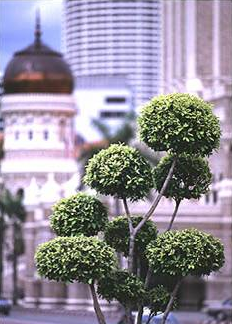
%> input picture ifm/sourceimages/colourset/tree_3.bmp, 232 x 324 px; its folder holds 2 pictures in this run
$ octave Demo.m   (GNU Octave 9; MATLAB toolbox functions it lacks are replaced by stand-ins)
%> lines starting %> are read from the running program, lines starting %| are printed output that depends on the picture; in (x1, y1, x2, y2) boxes, pixels count from 0 and x2, y2 are one past the last pixel; in counts of white or black regions, pixels touching at a corner belong together; the program's own positions count from 1
### ifm/load_images.m
% This procedure loads a sequence of images
%
% Arguments:
%   'path', refers to a directory which contains a sequence of images
%   'reduce' is an optional parameter that controls downsampling, e.g., reduce = .5
%   downsamples all images by a factor of 2.
%
% tom.mertens@gmail.com, August 2007
%

function I = load_images(path, reduce)
%> called with path = '.\sourceimages\colourset', reduce = 1

if ~exist('reduce')
    reduce = 1;
end

if (reduce > 1 || reduce <= 0)
    error('reduce must fulfill: 0 < reduce <= 1');
end

% find all JPEG or PPM files in directory
files = dir([path '/*.tif']);
N = length(files);
if (N == 0)
    files = dir([path '/*.jpg']);
    N = length(files);
    if (N == 0)
    files = dir([path '/*.gif']);
    N = length(files);
    if (N == 0)
    files = dir([path '/*.bmp']);
    N = length(files);
    if (N == 0)
    files = dir([path '/*.png']);
    N = length(files);
    if (N == 0)
    error('no files found');
    end
          end
         end
    end
end

% allocate memory
sz = size(imread([path '/' files(1).name]));
%> sz = [324 232 3]
r = floor(sz(1)*reduce);
%> r = 324
c = floor(sz(2)*reduce);
%> c = 232
if length(sz)==3
    I=zeros(r,c,3,N);
else
I = zeros(r,c,N);
end
% read all files
for i = 1:N

    % load image
    filename = [path '/' files(i).name];
    im = imread(filename);
%> im is the input picture: size 324x232x3 uint8; mean R, G, B 146.1, 140.8, 152.9
    if (size(im,1) ~= sz(1) || size(im,2) ~= sz(2))
        error('images must all have the same size');
    end

    % optional downsampling step
    if (reduce < 1)
    im = imresize(im,[r c],'bicubic');
    end
    if size(im,3)==3
    I(:,:,:,i) =im;
    else
    I(:,:,i) = im;
    end
    I=uint8(I);
end

### ifm/IFM.m
function [ F ] = IFM(I)
if size(I,3)==3
G=rgb2gray_n(I);
else
G=I;
end
% morphological filtering
D= MorF(G);
% trimap generation
T= TriG(D);
% alpha estimation (here the closed form matting method is used for the
% MATLAB implementation of the proposed method), the matting method actually
% has a little influence to the fusion performance
Alpha=AlpE(I,T);
F=AlpF(I,Alpha);

function [G] = rgb2gray_n( I )
N=size(I,4);
%> N = 2
for i=1:N
    G(:,:,i)=rgb2gray(I(:,:,:,i));
end
function [D] = MorF( I )
B=strel('disk',2);
N = size(I,3);
D = zeros(size(I,1),size(I,2),N); % Assign memory
for i = 1:N
    db=I(:,:,i)-imopen(I(:,:,i),B);
    dd=imclose(I(:,:,i),B)-I(:,:,i);
    D(:,:,i) = max(db,dd);
end
D=uint8(D);
function [T] = TriG(D)
[w h N]=size(D);
%> w = 324; h = 232
for i=1:N
   r=zeros(w,h);
   ED=D;
   ED(:,:,i)=[];
   [max_D]=max(ED,[],3);
   r(find(D(:,:,i)>max_D))=1;
   r=medfilt2(r,[8 8]);
   r=bwmorph(r,'skel',5);
   r=medfilt2(r,[8 8]);
   Enumber=[1:N];
   Enumber(Enumber==i)=[];
   Minu_D=D(:,:,i)-max(D(:,:,Enumber),[],3);
   r(Minu_D>127)=1;
   R(:,:,i)=r;
end
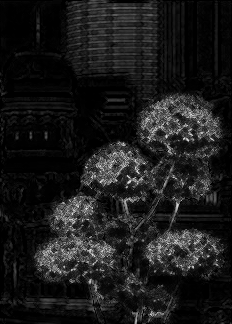
%> ED: size 324x232 uint8; min 0, max 234, mean 26.3
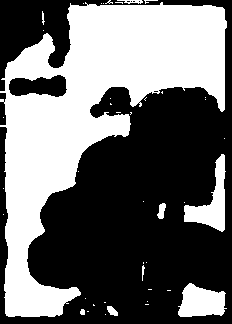
%> r: size 324x232 logical; 42.5% white; 42 white regions (32 under 20 px), largest, box (x1, y1, x2, y2) and area: (0, 2, 227, 317) 29049, (184, 154, 226, 232) 1310, (178, 283, 227, 317) 1194

for j=1:N-1
    t=0.5.*ones(w,h);
    ER=R;
    ER(:,:,j)=[];
   [max_R]=max(ER,[],3);
   t(find(R(:,:,j)==1&max_R==0))=1;
   t(find(R(:,:,j)==0&max_R==1))=0;
   T(:,:,j)=t;
end
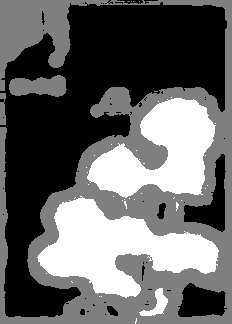
%> T: size 324x232 double; min 0, max 1, mean 0.398
function [Alpha] = AlpE( I,T )
[r c N] = size(T);
%> r = 324; c = 232; N = 1
I=double(I)/255;
%%%parameters of the matting method
if (~exist('thr_alpha','var'))
  thr_alpha=[];
end
if (~exist('epsilon','var'))
  epsilon=[];
end
if (~exist('win_size','var'))
  win_size=[];
end

if (~exist('levels_num','var'))

    if r*c>768*768
    levels_num=4;
    elseif r*c>512*512
    levels_num=3;
    elseif r*c>256*256
        levels_num=2;
    else
        levels_num=1;
    end
end
if (~exist('active_levels_num','var'))
  active_levels_num=1;
end
%%%%
for i=1:N
    cM=zeros(r,c);
    cM(T(:,:,i)~=0.5)=1;
    cV=zeros(r,c);
    cV(T(:,:,i)==1)=1;
    if size(I,4)>1
    Alpha(:,:,i)=solveAlphaC2F(I(:,:,:,i),cM,cV,levels_num, ...
                    active_levels_num,thr_alpha,epsilon,win_size);
    else
    Alpha(:,:,i)=solveAlphaC2F(I(:,:,i),cM,cV,levels_num, ...
                    active_levels_num,thr_alpha,epsilon,win_size);
    end
end
%> this loop made 1 pass
%> pass 1, in downSmpIm (call 3), `I=I(filtS+1:2:end-filtS,filtS+1:2:end-filtS,:,:);`:
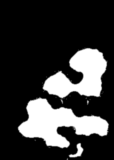
%> I: size 160x114 double; min 0, max 1, mean 0.227
%> after the loop:
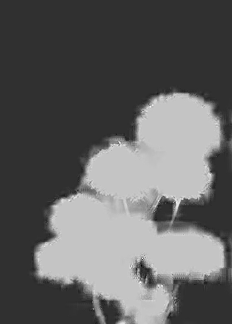
%> Alpha: size 324x232 double; min -0.326, max 1.39, mean 0.336; drawn with min black and max white
%> after the loop:
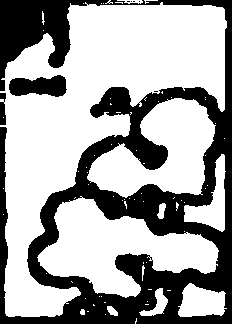
%> cM: size 324x232 double; values 0 (black) and 1 (white), 64.6% white; 8 black regions (5 under 20 px), largest, box (x1, y1, x2, y2) and area: (0, 0, 232, 324) 25519, (9, 75, 67, 97) 944, (0, 93, 6, 125) 161
%> after the loop: cV: size 324x232 double; values 0 (black) and 1 (white), 22.1% white; 33 white regions (30 under 20 px), largest, box (x1, y1, x2, y2) and area: (37, 196, 219, 298) 9100, (87, 98, 216, 198) 7091, (139, 288, 168, 316) 319
function [F] = AlpF(I,Alpha)
N=size(Alpha,3);
Alp=Alpha;
Alp(:,:,N+1)=1-double(uint8(sum(Alpha,3)*255))/255;
I=double(I)/255;
for i=1:N+1
    if size(I,4)>1
        F(:,:,:,i)=I(:,:,:,i).*repmat(Alp(:,:,i),[1 1 3]);
    else
        F(:,:,i)=I(:,:,i).*Alp(:,:,i);
    end
end
if size (I,4)>1
F=uint8(sum(F,4)*255);
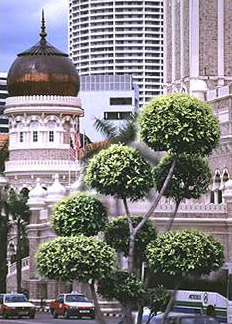
%> F: size 324x232x3 uint8; mean R, G, B 132.3, 129.5, 131.5
else
F=uint8(sum(F,3)*255);
end

### ifm/mattingtoolbox/solveAlphaC2F.m
function alpha=solveAlphaC2F(I,consts_map,consts_vals,levels_num,active_levels_num,varargin);


  if (length(varargin)>0)
    if (~isempty(varargin{1}))
      thr_alpha=varargin{1};
    end
  end

  if (~exist('thr_alpha','var'))
    thr_alpha=0.02;
  end
  erode_mask_w=1;
  active_levels_num=max(active_levels_num,1);
  if (levels_num>1)
    sI=downSmpIm(I,2);
    s_consts_map=round(downSmpIm(double(consts_map),2));
    s_consts_vals=round(downSmpIm(double(consts_vals),2));
    s_alpha=solveAlphaC2F(sI,s_consts_map,s_consts_vals,levels_num-1,...
                          min(levels_num-1,active_levels_num),varargin{:});
    alpha=upSampleAlphaUsingImg(s_alpha,sI,I,varargin{2:end});
    talpha=alpha.*(1-consts_map)+consts_vals;
    consts_map=min(consts_map+imerode((alpha>=(1-thr_alpha)),ones(erode_mask_w*2+1))+imerode((alpha<=(thr_alpha)),ones(erode_mask_w*2+1)),1);
    consts_vals=round(talpha).*consts_map;
    %figure, imshow([consts_map,alpha])
  end
  if (active_levels_num>=levels_num)
    alpha=solveAlpha(I,consts_map,consts_vals,varargin{2:end});
  end


### ifm/mattingtoolbox/downSmpIm.m
function I=downSmpIm(I,filtS)

if(~exist('filtS','var'))
  filtS=1;
end
if (filtS==2)
  filt=[1,4,6,4,1]/16;
end
if (filtS==1)
  filt=[1,2,1]/4;
end

for i=1:size(I,3)
  for j=1:size(I,4)
    I(:,:,i,j)=conv2(filt,filt',I(:,:,i,j),'same');
  end
end

I=I(filtS+1:2:end-filtS,filtS+1:2:end-filtS,:,:);

### ifm/mattingtoolbox/solveAlpha.m
function alpha=solveAlpha(I,consts_map,consts_vals,varargin)

  [h,w,c]=size(I);
  img_size=w*h;

  A=getLaplacian1(I,consts_map,varargin{:});

  D=spdiags(consts_map(:),0,img_size,img_size);
  lambda=100;
  x=(A+lambda*D)\(lambda*consts_map(:).*consts_vals(:));


  alpha=max(min(reshape(x,h,w),1),0);

### ifm/mattingtoolbox/getLaplacian1.m
function [A,A1]=getLaplacian1(I,consts,epsilon,win_size)

  if (~exist('epsilon','var'))
    epsilon=0.0000001;
  end
  if (isempty(epsilon))
    epsilon=0.0000001;
  end
  if (~exist('win_size','var'))
    win_size=1;
  end
  if (isempty(win_size))
    win_size=1;
  end

  neb_size=(win_size*2+1)^2;
  [h,w,c]=size(I);
  n=h; m=w;
  img_size=w*h;
  consts=imerode(consts,ones(win_size*2+1));

  indsM=reshape([1:img_size],h,w);

  tlen=sum(sum(1-consts(win_size+1:end-win_size,win_size+1:end-win_size)))*(neb_size^2);

  row_inds=zeros(tlen ,1);
  col_inds=zeros(tlen,1);
  vals=zeros(tlen,1);
  len=0;
  for j=1+win_size:w-win_size
    for i=win_size+1:h-win_size
      if (consts(i,j))
        continue
      end
      win_inds=indsM(i-win_size:i+win_size,j-win_size:j+win_size);
      win_inds=win_inds(:);
      winI=I(i-win_size:i+win_size,j-win_size:j+win_size,:);
      winI=reshape(winI,neb_size,c);
      win_mu=mean(winI,1)';
      win_var=inv(winI'*winI/neb_size-win_mu*win_mu' +epsilon/neb_size*eye(c));

      winI=winI-repmat(win_mu',neb_size,1);
      tvals=(1+winI*win_var*winI')/neb_size;

      row_inds(1+len:neb_size^2+len)=reshape(repmat(win_inds,1,neb_size),...
                                             neb_size^2,1);
      col_inds(1+len:neb_size^2+len)=reshape(repmat(win_inds',neb_size,1),...
                                             neb_size^2,1);
      vals(1+len:neb_size^2+len)=tvals(:);
      len=len+neb_size^2;
    end
  end

  vals=vals(1:len);
  row_inds=row_inds(1:len);
  col_inds=col_inds(1:len);
  A=sparse(row_inds,col_inds,vals,img_size,img_size);

  sumA=sum(A,2);
  A=spdiags(sumA(:),0,img_size,img_size)-A;

return

### ifm/mattingtoolbox/getLinearCoeff.m
function coeff=getLinearCoeff(alpha,I,epsilon,win_size)

  if (~exist('epsilon','var'))
    epsilon=0.0000001;
  end
  if (isempty(epsilon))
    epsilon=0.0000001;
  end
  if (~exist('win_size','var'))
    win_size=1;
  end
  if (isempty(win_size))
    win_size=1;
  end
  neb_size=(win_size*2+1)^2;
  [h,w,c]=size(I);
  n=h; m=w;
  img_size=w*h;


  indsM=reshape([1:img_size],h,w);

  coeff=zeros(h,w,c+1);


  for j=1+win_size:w-win_size
    for i=win_size+1:h-win_size

      win_inds=indsM(i-win_size:i+win_size,j-win_size:j+win_size);
      win_inds=win_inds(:);
      winI=I(i-win_size:i+win_size,j-win_size:j+win_size,:);
      winI=reshape(winI,neb_size,c);


      G=[[winI,ones(neb_size,1)];[eye(c)*epsilon^0.5,zeros(c,1)]];

      tcoeff=inv(G'*G)*G'*[alpha(win_inds);zeros(c,1)];
      coeff(i,j,:)=reshape(tcoeff,1,1,c+1);


    end
  end


  coeff(1:win_size,:,:)=repmat(coeff(win_size+1,:,:),win_size,1);
  coeff(end-win_size+1:end,:,:)=repmat(coeff(end-win_size,:,:),win_size,1);
  coeff(:,1:win_size,:)=repmat(coeff(:,win_size+1,:),1,win_size);
  coeff(:,end-win_size+1:end,:)=repmat(coeff(:,end-win_size,:),1,win_size);


### ifm/mattingtoolbox/upSmpIm.m
function nI= upSmpIm(I,new_imgSize,filtS)

if(~exist('filtS','var'))
  filtS=1;
end
if (filtS==2)
  filt=[1,4,6,4,1]/8;
end
if (filtS==1)
  filt=[1,2,1]/2;
end
if (filtS==0)
  filt=[1];
end


id=floor((new_imgSize(1)-size(I,1)*2+1)/2);
iu=ceil((new_imgSize(1)-size(I,1)*2+1)/2);
jd=floor((new_imgSize(2)-size(I,2)*2+1)/2);
ju=ceil((new_imgSize(2)-size(I,2)*2+1)/2);

nI=zeros(new_imgSize(1)+2*filtS,new_imgSize(2)+2*filtS,size(I,3),size(I, ...
                                                  4));
nI(id+filtS+1:2:end-iu-filtS,jd+filtS+1:2:end-ju-filtS,:,:)=I;
nI(id+filtS-1:-2:1,:,:,:)=repmat(nI(id+filtS+1,:,:,:),ceil((id+filtS-1)/2),1);

nI(end-iu-filtS+2:2:end,:,:,:)=repmat(nI(end-iu-filtS,:,:,:),ceil((iu+filtS-1)/2),1);
nI(:,jd+filtS-1:-2:1,:,:)=repmat(nI(:,jd+filtS+1,:,:),1,ceil((jd+filtS-1)/2));
nI(:,end-ju-filtS+2:2:end,:,:)=repmat(nI(:,end-ju-filtS,:,:),1,ceil((ju+filtS-1)/2));


for i=1:size(nI,3)
  for j=1:size(nI,4)
    nI(:,:,i,j)=conv2(filt,filt',nI(:,:,i,j),'same');
  end
end


nI=nI(filtS+1:end-filtS,filtS+1:end-filtS,:,:);

### ifm/mattingtoolbox/upSampleAlphaUsingImg.m
function balpha=upSampleAlphaUsingImg(alpha,I,bI,varargin)


  coeff=getLinearCoeff(alpha,I,varargin{:});

  bcoeff=upSmpIm(coeff,[size(bI,1),size(bI,2)]);

  balpha=bcoeff(:,:,end);

  for k=1:size(bI,3)
    balpha=balpha+bcoeff(:,:,k).*bI(:,:,k);
  end


### ifm/Demo.m
%%%the MATLAB code for the paper "Image matting for fusion of multi-focus images
%%%in dynamic scenes" Author: Xudong Kang
%%%Donot hesitate to contact me if you meet any problems when implementing
%%%this code.
%%%Author: Xudong Kang;
%%%Email:xudong_kang@163.com
%%%Homepage:http://xudongkang.weebly.com

%%% Input I: two or more than two multifocus images
%%% Output F: a fused image

%%%% gray image fusion
I = load_images( '.\sourceimages\colourset',1);
F = IFM(I);
imshow(F);
% %%%% color image fusion
% I = load_images( '.\sourceimages\grayset',1);
% F = IFM(I);
% figure,imshow(F);
